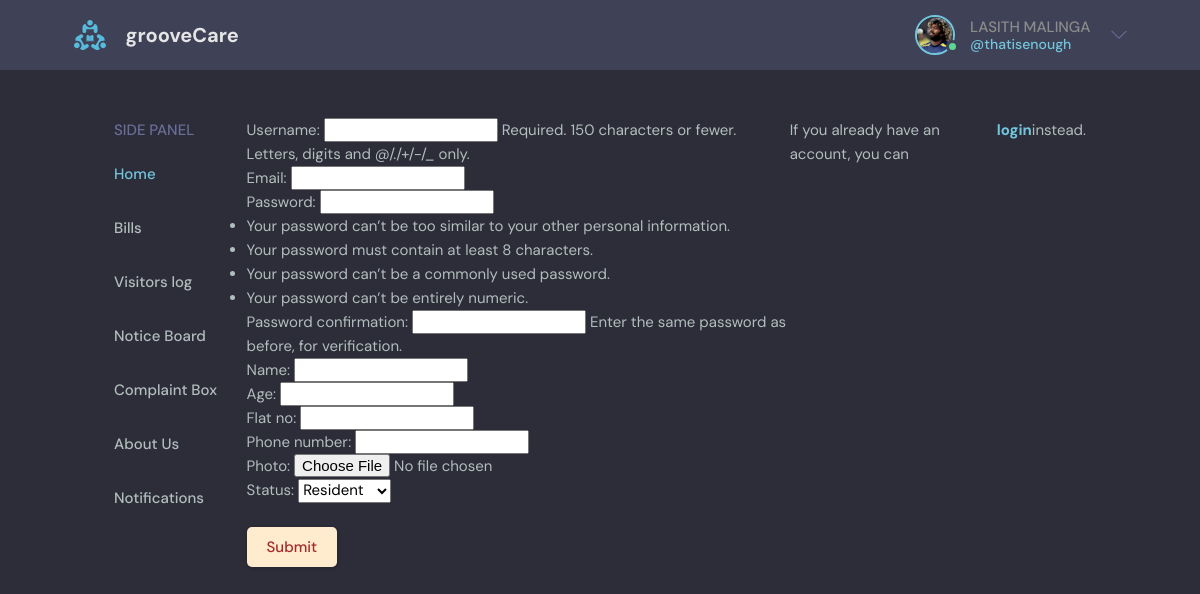
The page /register/ (signed in) on the database its author committed.
### main/models.py (models this page shows, shortened)
class Profile(models.Model):
    ch = (
        ("r", "Resident"),
        ("s", "Staff"),
        ("a", "Superuser")
    )
    user = models.OneToOneField(User, null=True, on_delete=models.CASCADE)
    name = models.CharField(max_length=100, null=True)
    email = models.EmailField()
    age = models.IntegerField(blank=True)
    flat_no = models.CharField(max_length=10)
    phone_number = models.IntegerField()
    photo = models.ImageField(null=True,upload_to='main/images', blank =True)
    status = models.CharField(max_length = 1, null=True, choices=ch)

### main/views.py (the view, shortened to what this page needs)
# urls.py: path('register/', views.register, name='register'),
def register(request):
    form = NewUserForm
    return render(request, "main/register.html", context={'form': form, 'iprofile':Profile.objects.all()})

### main/templates/main/register.html
{% extends "main/header.html" %} {% block content %}
<form action="" method="post">
    {% csrf_token %} {{form.as_p}} <br>
    <button type="submit" class="btn" style='background-color: blanchedalmond; color: brown;'>Submit</button>
</form>
If you already have an account, you can <a href="/login"><strong>login</strong></a> instead. {% endblock %}

### main/templates/main/includes/nav.html (shortened to what this page needs)
{% load static %}
<header class="header header--loggedIn">
	<div class="container">
		<a href="/" class="header__logo">
			<img src="{% static 'images/logo.svg' %}" />
			<h1>grooveCare</h1></a
		>
		<nav class="header__menu">
			{% if user.is_authenticated %}
			<div class="header__user">
				<a href="/">
					<div class="avatar avatar--medium active">
						{% for p in iprofile %} {% if p.user == user %}
						<img src="{{p.photo.url}}" />
						{% endif %} {% endfor %}
					</div>
					<p>
						{% for p in iprofile %} {% if p.user == user %}
						{{p.name}} {% endif %} {% endfor %}<span
							>@{{user.username}}</span
						>
					</p>
				</a>
				<button class="dropdown-button">
					<svg
						version="1.1"
						xmlns="http://www.w3.org/2000/svg"
						width="32"
						height="32"
						viewBox="0 0 32 32"
					>
						<title>More</title>
						<path
							d="M16 21l-13-13h-3l16 16 16-16h-3l-13 13z"
						></path>
					</svg>
				</button>
			</div>
			{% else %}
			<a href="/login">
				<img src="{% static 'images/avatar.svg' %}" />
				<p>Login</p>
			</a>
			{% endif %}
		</nav>
	</div>
</header>

### main/static/main/css/style.css (style rules this page uses)
* { font-family: "DM Sans", -apple-system, BlinkMacSystemFont, "Segoe UI", Roboto, Oxygen, Ubuntu, Cantarell, "Open Sans", "Helvetica Neue", sans-serif; margin: 0; padding: 0; box-sizing: border-box; text-rendering: optimizeLegibility; font-size: inherit; }
body { line-height: 1.6; font-weight: 400; font-size: 1.5rem; color: var(--color-light-gray); background-color: var(--color-bg); min-height: 100vh; }
img { width: 100%; }
a { display: inline-block; color: var(--color-main); text-decoration: none; }
.container { max-width: 120rem; width: 90%; margin: auto; }
.btn { background-color: transparent; border: none; display: inline-flex; align-items: center; gap: 1rem; cursor: pointer; transition: all ease-in-out 0.3s; padding: 1rem 2rem; border-radius: 5px; box-shadow: 1px 1px 3px 1px rgba(0, 0, 0, 0.15); font-weight: 500; }
.avatar { position: relative; display: inline-block; border-radius: 50%; border: 2px solid var(--color-main); }
.avatar img { display: block; border-radius: 50%; object-fit: cover; object-position: center; }
.avatar::after { content: ""; display: block; position: absolute; background-color: var(--color-gray); z-index: 111; border-radius: 50%; border: 0.3rem solid var(--color-dark); }
.avatar.active::after { background-color: var(--color-success); }
.avatar.avatar--medium img { width: 3.6rem; height: 3.6rem; border-radius: 50%; }
.avatar.avatar--medium:after { width: 0.7rem; height: 0.7rem; bottom: 0px; right: -6px; }
.header { padding: 1.5rem; background-color: var(--color-dark); }
.header > .container { display: flex; gap: 9.5rem; }
.header__logo, .header__user { display: flex; gap: 2rem; align-items: center; }
.header__logo > img { height: 3.2rem; width: 3.2rem; }
.header__logo > h1 { font-weight: 700; font-size: 2rem; color: var(--color-light); }
.header__menu { margin-left: auto; position: relative; }
.header__menu a { display: flex; gap: 1.5rem; align-items: center; font-weight: 500; text-decoration: none; color: var(--color-gray); }
.header__menu img { height: 3.6rem; }
.header__menu p { line-height: 1.2; }
.header__menu span { color: var(--color-main); font-weight: 500; font-size: 1.4rem; display: block; }
.header__menu svg { width: 1.6rem; height: 1.6rem; fill: var(--color-dark-light); }
.dropdown-button { background: transparent; border: 0; outline: 0; cursor: pointer; }

### rows shown on the page
Profile: photo (picture), name "LASITH MALINGA"

### other values the page prints
{{ user.username }} "thatisenough"
